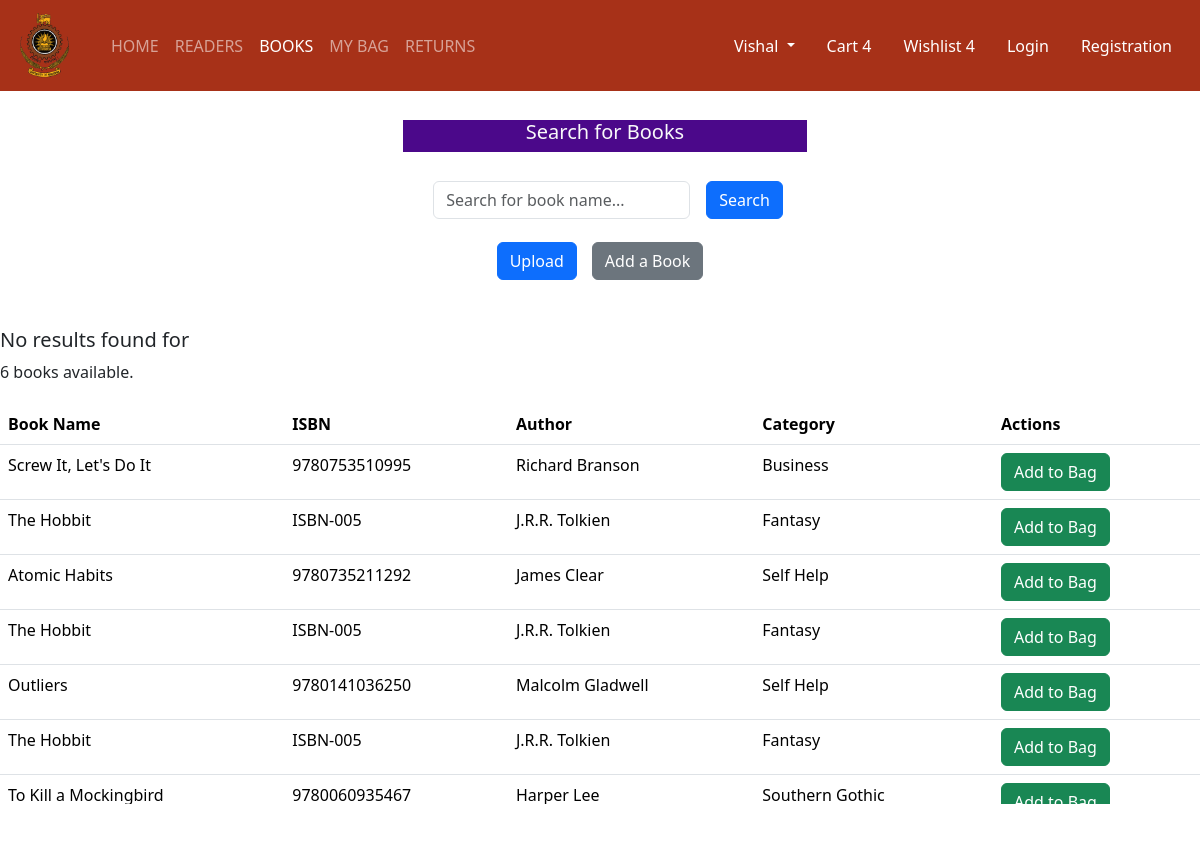
/books, run on the app's committed database.
### lims_app/models.py (models this page shows, shortened)
class books(models.Model):
    book_name = models.CharField(max_length=200)
    ISBN = models.CharField(max_length=13, unique=True)
    author = models.CharField(max_length=100)
    category = models.CharField(max_length=50)
    book_image = models.ImageField(upload_to='book/', null=True, blank=True)

### lims_app/views.py (the view)
# urls.py: path('books', books_tab),
def books_tab(request):
    book_table = books.objects.all()
    return render(request, "books.html", context={"current_tab": "books","books":book_table})

### lims_app/templates/books.html (shortened to what this page needs)
<!DOCTYPE html>
{% extends "index.html" %}
{% load static %}
{% block main_content %}
<div class="container-flex text-center justify-content-center align-items-center" style="padding-top: 10px; padding-bottom: 20px; margin-left: 10px; vertical-align: middle;">
    <div class="row justify-content-center align-items-center" style="margin-top: 10px; height: 50px;">
        <div class="col-md-4 text-light d-flex align-items-center justify-content-center" style="background-color: #4B088A; height: 35py px;">
            <h5>Search for Books</h5>
        </div>
    </div>
</div>
<div class="search-toolbar text-center">
    <form class="form-inline d-flex justify-content-center" action="/search_book" method="get">
        <div class="form-group mx-sm-3 mb-2">
            <input type="text" class="form-control" name="query" placeholder="Search for book name...">
        </div>
        <button type="submit" class="btn btn-primary mb-2">Search</button>
    </form>
</div>
<div class="buttons d-flex justify-content-center" style="margin-top: 15px;">
    <button class="btn btn-primary" style="margin-right: 15px;" onclick="handleUpload()">Upload</button>
    <button class="btn btn-secondary" onclick="handleButton2()">Add a Book</button>
</div>
<br><br>
<div>
  {% if book_results %}
  <div class="search-results">
      <h5>Search Results for "{{ query }}"</h5>
      <p>{{book_results|length}} books available.</p>
      {% for book in book_results %}
      {% endfor %}
  </div>
  {% else  %}
    <h5>No results found for {{ query }}</h5>
    <p>{{books|length}} books available.</p>
  {% endif %}
  </div>
<div class="row" style="margin-top: 20px;">
    <div class="container" style="overflow-y: auto; height: 400px;">
        <table class="table table-hover">
          <thead style="background-color: #f2f2f2;font-weight: bold;">
              <tr>
                  <th >Book Name</th>
                  <th>ISBN</th>
                  <th >Author</th>
                  <th >Category</th>
                  <th >Actions</th>
              </tr>
          </thead>
          <tbody>
              {% for book in books %}
              <tr>
                  <td>{{ book.book_name }}</td>
                  <td>{{ book.ISBN }}</td>
                  <td>{{ book.author }}</td>
                  <td>{{ book.category }}</td>
                  <td>
                      <button class="btn btn-success" onclick="addToBag('{{ book.ISBN }}')">Add to Bag</button>
                  </td>
              </tr>
              <tr>
                <td>The Hobbit</td>
                <td>ISBN-005</td>
                <td>J.R.R. Tolkien</td>
                <td>Fantasy</td>
                <td>
                    <div class="input-group">
                        <div class="input-group-append">
                            <button class="btn btn-success" onclick="addToBag('ISBN-001')">Add to Bag</button>
                        </div>
                    </div>
                </td>
              </tr>
              {% endfor %}
            </div>
            </div>
{% endblock %}

### data on the page
books: book_name "Screw It, Let's Do It", ISBN "9780753510995", author "Richard Branson", category "Business"
books: book_name "Atomic Habits", ISBN "9780735211292", author "James Clear", category "Self Help"
books: book_name "Outliers", ISBN "9780141036250", author "Malcolm Gladwell", category "Self Help"
books: book_name "To Kill a Mockingbird", ISBN "9780060935467", author "Harper Lee", category "Southern Gothic"

### other printed values
{{ books|length }} "6"
